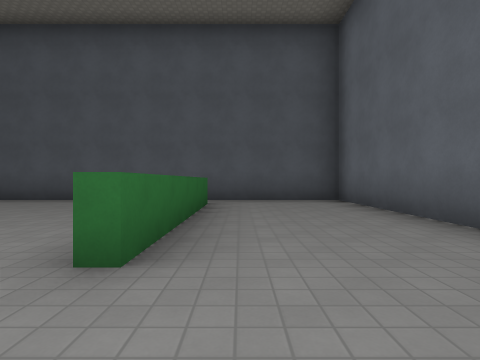
View 1 (above)

19 first-person views from a walk through a Godot game level. The camera is 1.2 m above the floor, looks level and sees 80° across. The floor is counted in squares, 2.62 m on a side. Each view is taken from the middle of a square. On the plan, view 1 faces up. The plan holds only what a view shows up to about 9 squares ahead; the rest is blank. Characters and animated objects are not drawn. Surface patterns are stand-ins for the level's own textures.

View 2
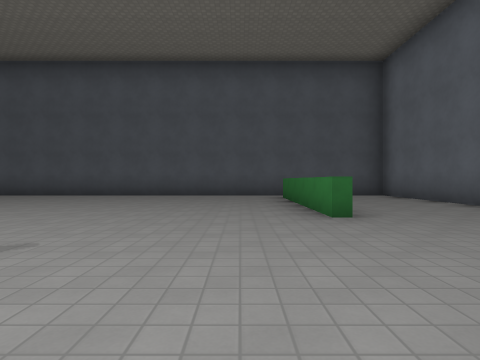

View 3
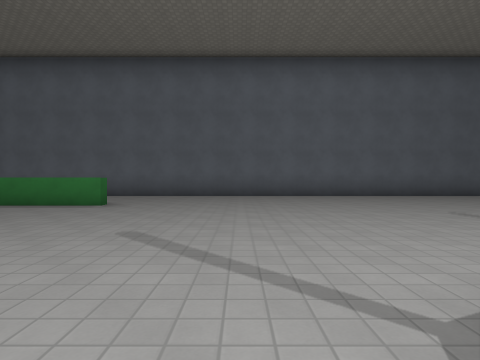

View 4
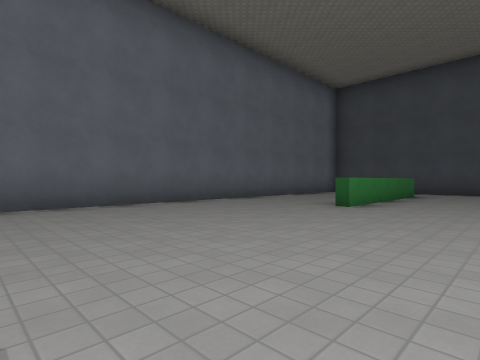

View 5
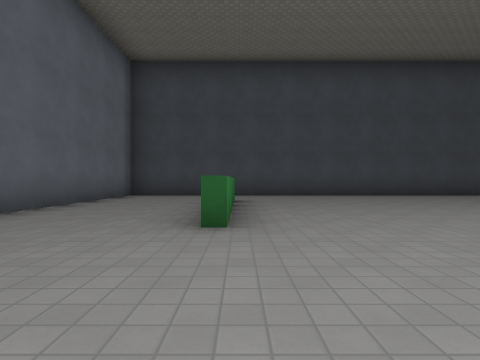

View 6
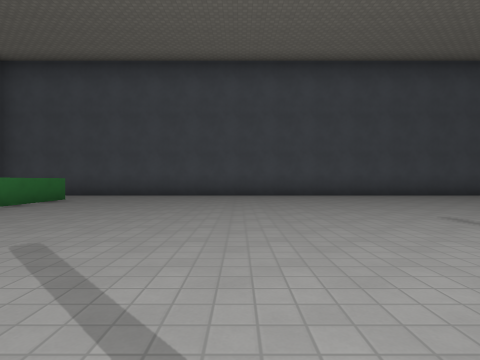

View 7
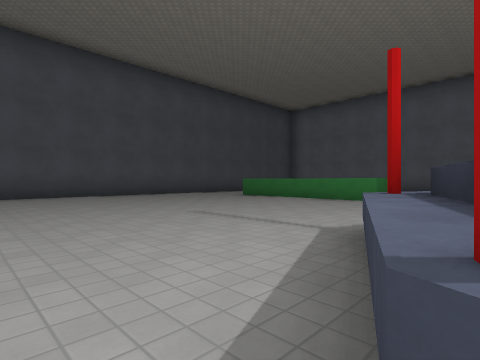

View 8
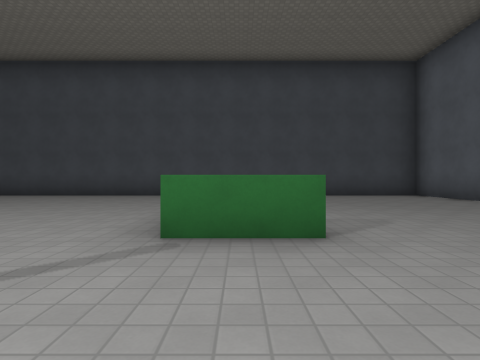

View 9
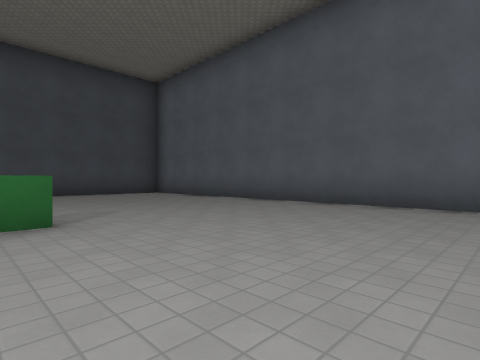

View 10
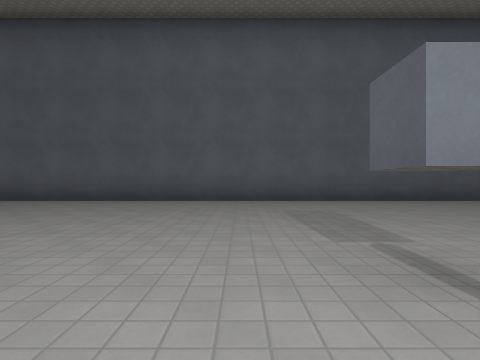

View 11
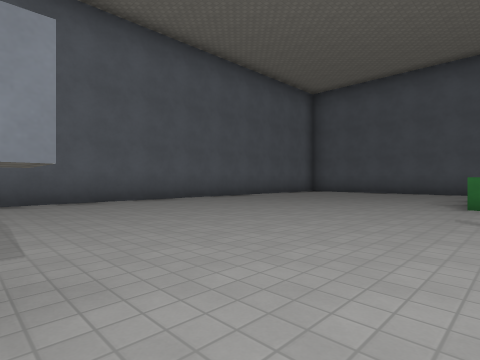

View 12
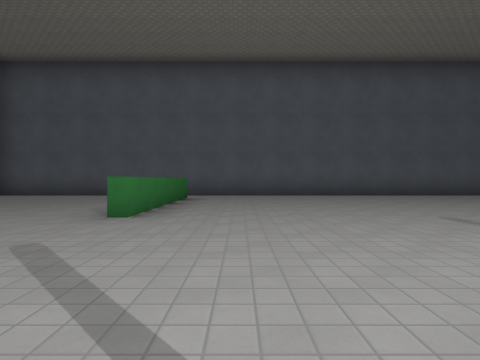

View 13
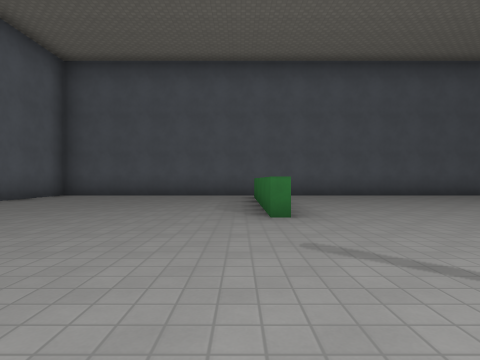

View 14
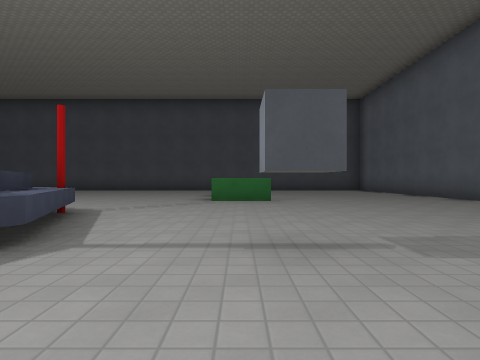

View 15
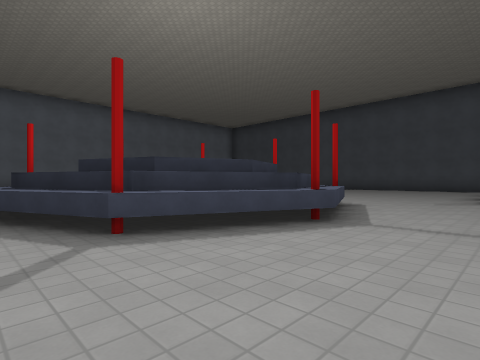

View 16
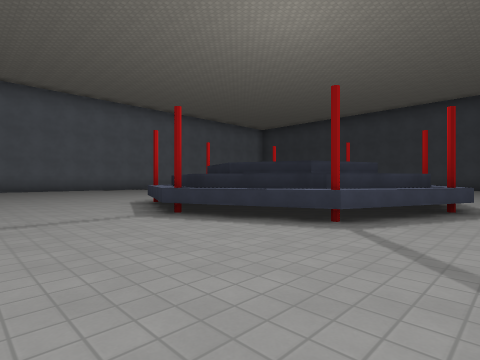

View 17
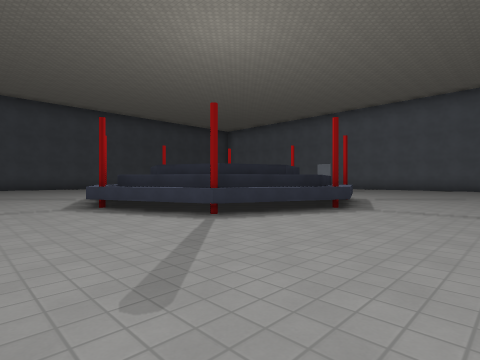

View 18
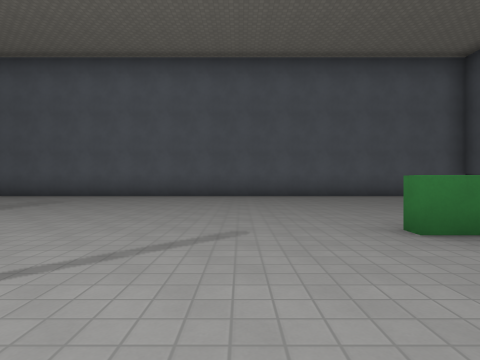

View 19
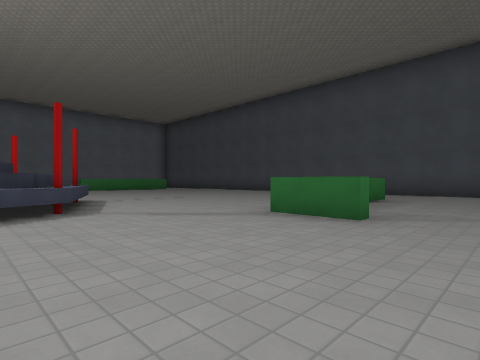

### Floor plan
Key: @ floor where view 1 was taken; # wall or solid block; . floor; ^ raised ledge.
Columns run from 18 left of view 1 to 3 right of it. Each row starts with its distance up from view 1.
  7 ######################
  6 #....................#
  5 #................^...#
  4 #................^...#
  3 #................^...#
  2 #................^...#
  1 #....................#
  0 #.................@..#
 -1 #.........^..........#
 -2 #........^^^^........#
 -3 #.......^^##^^.......#
 -4 #.....#.##  ##.......#
 -5 #.......^^  ^^.......#
 -6 #........^^^^........#
 -7 #..........^.........#
 -8 #.....^..............#
 -9 #................^...#
-10 #................^...#
-11 #................^...#
-12 #................^...#
-13 #....................#
-14 #....................#
-15 ######################

Where each view was taken, in squares from view 1:
view 1: 0 up, 0 right, facing up
view 2: 2 down, 2 left, facing up
view 3: 1 down, 6 left, facing right
view 4: 4 down, 3 left, facing down-right
view 5: 6 down, 1 left, facing down
view 6: 6 down, 5 left, facing down
view 7: 6 down, 5 left, facing down-left
view 8: 6 down, 12 left, facing down
view 9: 5 down, 12 left, facing down-left
view 10: 5 down, 11 left, facing left
view 11: 4 down, 11 left, facing up-left
view 12: 2 down, 10 left, facing up
view 13: 2 down, 12 left, facing up
view 14: 2 down, 12 left, facing down
view 15: 1 down, 12 left, facing down-right
view 16: 1 up, 11 left, facing down-right
view 17: 1 up, 3 left, facing down-left
view 18: 0 up, 9 left, facing left
view 19: 5 down, 14 left, facing down-right
